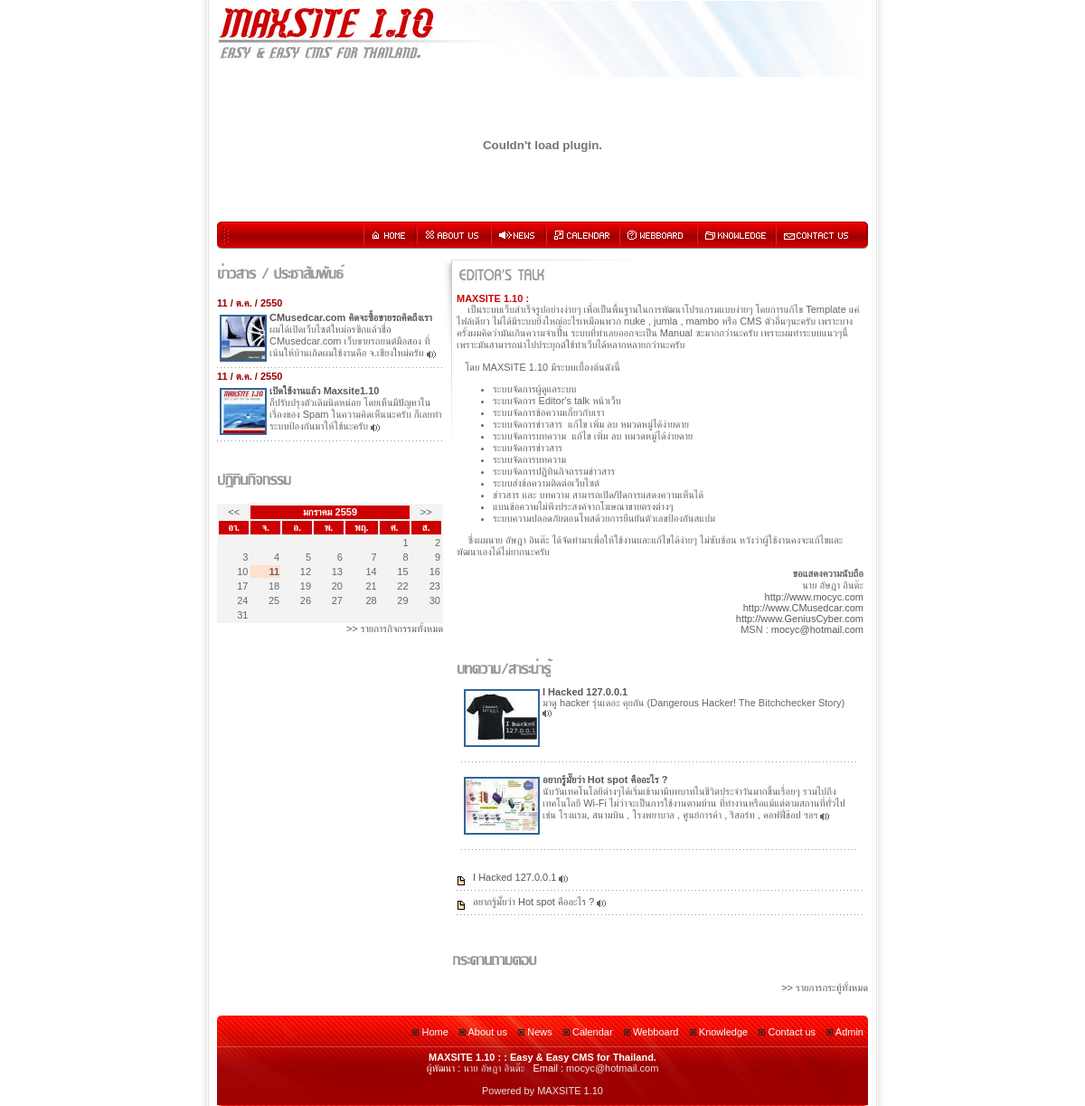
The page / on the database its author committed.
### tables this page shows
CREATE TABLE `web_news` (
  `id` int(11) NOT NULL auto_increment,
  `category` varchar(10) NOT NULL default '',
  `topic` varchar(255) NOT NULL default '',
  `headline` varchar(255) NOT NULL default '',
  `posted` varchar(100) NOT NULL default '',
  `post_date` varchar(50) NOT NULL default '',
  `update_date` varchar(50) NOT NULL default '',
  `enable_comment` tinyint(1) NOT NULL default '0',
  `pageview` int(11) NOT NULL default '0',
  PRIMARY KEY  (`id`),
  KEY `id` (`id`),
  KEY `category` (`category`)
);

CREATE TABLE `web_knowledge` (
  `id` int(11) NOT NULL auto_increment,
  `category` varchar(10) NOT NULL default '',
  `topic` varchar(255) NOT NULL default '',
  `headline` varchar(255) NOT NULL default '',
  `posted` varchar(100) NOT NULL default '',
  `post_date` varchar(50) NOT NULL default '',
  `update_date` varchar(50) NOT NULL default '',
  `enable_comment` tinyint(1) NOT NULL default '0',
  `pageview` int(11) NOT NULL default '0',
  PRIMARY KEY  (`id`),
  KEY `id` (`id`),
  KEY `category` (`category`)
);

### mainfile.php (called while the page is built, shortened)
<?
require_once("includes/class.mysql.php");
require_once("includes/array.in.php");
require_once("includes/class.calendar.php");
require_once("includes/function.in.php");
$db = New DB();
?>

### includes/class.mysql.php (called while the page is built, shortened)
<?
class DB{
	var $host = DB_HOST ;
	function connectdb($db_name="database",$user="username",$pwd="password"){
		$this->database = $db_name;
		$this->username = $user;
		$this->password = $pwd;
		$this->connect_db = mysql_connect ( $this->host, $this->username, $this->password ) or $this->_error();
		return true;
	}
    function select_query($sql="sql"){
        if ($res = mysql_query($sql)){
            return $res;
        }else{
            $this->_error();
            return false;
        }
    }
    function fetch($sql="sql"){
      if ($res = mysql_fetch_assoc($sql)){
            return $res;
        }else{
            return false;
        }
    }
}
?>

### includes/array.in.php (called while the page is built, shortened)
<?
$SHORT_MONTH = array(
"1" => "ม.ค.",
"2" => "ก.พ.",
"3" => "มี.ค.",
"4" => "เม.ย.",
"5" => "พ.ค.",
"6" => "มิ.ย.",
"7" => "ก.ค.",
"8" => "ส.ค.",
"9" => "ก.ย.",
"10" => "ต.ค.",
"11" => "พ.ย.",
"12" => "ธ.ค."
);
?>

### includes/function.in.php (called while the page is built, shortened)
<?
function ThaiTimeConvert($timestamp="",$full="",$showtime=""){
	global $SHORT_MONTH, $FULL_MONTH, $DAY_SHORT_TEXT, $DAY_FULL_TEXT;
	$day = date("l",$timestamp);
	$month = date("n",$timestamp);
	$year = date("Y",$timestamp);
	$time = date("H:i:s",$timestamp);
	$times = date("H:i",$timestamp);
	if($full){
		$ThaiText = $DAY_FULL_TEXT[$day]." ที่ ".date("j",$timestamp)." เดือน ".$FULL_MONTH[$month]." พ.ศ.".($year+543) ;
	}else{
		$ThaiText = date("j",$timestamp)." / ".$SHORT_MONTH[$month]." / ".($year+543);
	}
	if($showtime == "1"){
		return $ThaiText." เวลา ".$time;
	}else if($showtime == "2"){
		$ThaiText = date("j",$timestamp)." ".$SHORT_MONTH[$month]." ".($year+543);
		return $ThaiText." : ".$times;
	}else{
		return $ThaiText;
	}
}
?>

### modules/index/index.php (the view, shortened to what this page needs)
    <TABLE cellSpacing=0 cellPadding=0 width=720 border=0>
      <TBODY>
        <TR>
          <TD width="250" vAlign=top>
		  <IMG SRC="images/menu/textmenu_news.gif" BORDER="0"><BR><BR>
				<TABLE width="250" align=top cellSpacing=0 cellPadding=0 border=0>
<?
$db->connectdb(DB_NAME,DB_USERNAME,DB_PASSWORD);
$res[news] = $db->select_query("SELECT * FROM ".TB_NEWS." ORDER BY id DESC LIMIT 5 ");
while($arr[news] = $db->fetch($res[news])){
	if($arr[news][enable_comment]){
		$CommentIcon = " <IMG SRC=\"images/icon/suggest.gif\" WIDTH=\"13\" HEIGHT=\"9\" BORDER=\"0\" ALIGN=\"absmiddle\">";
	}else{
		$CommentIcon = "";
	}
?>
				<TR>
					<TD><FONT COLOR="#990000"><B>
					<?= ThaiTimeConvert($arr[news][post_date],"","");?>
					</B></FONT></TD>
				</TR>
				<TR><TD height="3" ></TD></TR>
				<TR>
					<TD>
					<A HREF="?name=news&file=readnews&id=<?=$arr[news][id];?>" target="_blank">
					<IMG SRC="newsicon/<?=$arr[news][post_date];?>.jpg" WIDTH="48" HEIGHT="48" BORDER="0" ALIGN="left" class="topicicon" style="filter:alpha(opacity=100)" onMouseover="makevisible(this,1)" onMouseout="makevisible(this,0)"><B><?=$arr[news][topic];?></A></B>
					<BR><?=$arr[news][headline];?><?=$CommentIcon;?>
					</TD>
				</TR>
				<TR><TD height="3" ></TD></TR>
				<TR><TD height="1" class="dotline"></TD></TR>
				<TR><TD height="3" ></TD></TR>
<?
}
$db->closedb ();
?>
				</TABLE>
<BR><BR>
<IMG SRC="images/menu/textmenu_calendar.gif" BORDER="0"><BR><BR>
<?
 $d = getdate(time());
if ($month == "")
{
    $month = $d["mon"];
}
if ($year == "")
{
    $year = $d["year"];
}
$cal = new MyCalendar;
echo $cal->getMonthView($month, $year);
?>
<div align=right><A HREF="?name=calendar">&gt;&gt; รายการกิจกรรมทั้งหมด</A> </div>
		  </TD>
          <TD width="10" vAlign=top><IMG src="images/fader.gif" border=0></TD>
          <TD width="460" vAlign=top><IMG src="images/topfader.gif" border=0><BR>
		  <IMG SRC="images/menu/textmenu_welcome.gif" BORDER="0">
				<TABLE width=100% cellSpacing=5 cellPadding=0 border=0>
				<TR>
					<TD>
<?
$FileEditorTalk = "editortalk/editortalk.html";
$FileEditorTalkOpen = @fopen($FileEditorTalk, "r");
$EditorTalkContent = @fread ($FileEditorTalkOpen, @filesize($FileEditorTalk));
$EditorTalkContent = stripslashes($EditorTalkContent);
echo $EditorTalkContent;
?>
					</TD>
				</TR>
				</TABLE>
				<BR>
				<TABLE width="100%" align=top cellSpacing=5 cellPadding=0 border=0>
				<TR>
					<TD valign=top>
							<IMG SRC="images/menu/textmenu_knowledge.gif" BORDER="0">
							<TABLE width="100%" align=top cellSpacing=5 cellPadding=0 border=0>
<?
$db->connectdb(DB_NAME,DB_USERNAME,DB_PASSWORD);
$res[knowledge] = $db->select_query("SELECT * FROM ".TB_KNOWLEDGE." ORDER BY id DESC LIMIT 2 ");
while($arr[knowledge] = $db->fetch($res[knowledge])){
?>
							<TR>
								<TD>
								<A HREF="?name=knowledge&file=readknowledge&id=<?=$arr[knowledge][id];?>" target="_blank"><IMG SRC="knowledgeicon/<?=$arr[knowledge][post_date];?>.jpg" BORDER="0" ALIGN="left" class="topicicon" style="filter:alpha(opacity=100)" onMouseover="makevisible(this,1)" onMouseout="makevisible(this,0)"> <B><?=$arr[knowledge][topic];?></B></A>
								<BR><?=$arr[knowledge][headline];?> <?if($arr[knowledge][enable_comment]){echo " <IMG SRC=\"images/icon/suggest.gif\" WIDTH=\"13\" HEIGHT=\"9\" BORDER=\"0\" ALIGN=\"absmiddle\">";}else{};?>
								</TD>
							</TR>
							<TR><TD height="3" ></TD></TR>
							<TR><TD height="1" class="dotline"></TD></TR>
							<TR><TD height="3" ></TD></TR>
<?
}
$db->closedb ();
?>
							</TABLE>
					</TD>
				</TR>
				</TABLE>
				<TABLE width="100%" align=top cellSpacing=5 cellPadding=0 border=0>
<?
$db->connectdb(DB_NAME,DB_USERNAME,DB_PASSWORD);
$res[knowledge] = $db->select_query("SELECT * FROM ".TB_KNOWLEDGE." ORDER BY rand() LIMIT 5 ");
while($arr[knowledge] = $db->fetch($res[knowledge])){
?>
				<TR>
					<TD>
					<IMG SRC="images/icon/icon_page.gif" BORDER="0" ALIGN="absmiddle"> <A HREF="?name=knowledge&file=readknowledge&id=<?=$arr[knowledge][id];?>" target="_blank"><?=$arr[knowledge][topic];?></A> <?if($arr[knowledge][enable_comment]){echo " <IMG SRC=\"images/icon/suggest.gif\" WIDTH=\"13\" HEIGHT=\"9\" BORDER=\"0\" ALIGN=\"absmiddle\">";}else{};?>
					</TD>
				</TR>
				<TR><TD height="1" class="dotline"></TD></TR>
<?
}
?>
				</TABLE>
				<BR><BR>
				<IMG SRC="images/menu/textmenu_webboard.gif" BORDER="0">
				<TABLE width="100%" align=top cellSpacing=5 cellPadding=0 border=0>
				</TABLE>
				<div align=right><A HREF="?name=webboard">&gt;&gt; รายการกระทู้ทั้งหมด</A> </div>
				<BR><BR>
		  </TD>
        </TR>
      </TBODY>
    </TABLE>

### rows shown on the page
web_news: post_date "11 / ต.ค. / 2550", shows a picture, topic "CMusedcar.com คิดจะซื้อขายรถคิดถึงเรา", headline "ผมได้เปิดเว็บไซต์ใหม่อรฃีกแล้วชื่อ CMusedcar.com เว็บขายรถยนต์มือสอง ที่เน้นให้บ้านเกิดผมใช้งานคือ จ.เชียงใหม่ครับ", enable_comment 1 (drawn)
web_news: post_date "11 / ต.ค. / 2550", shows a picture, topic "เปิดใช้งานแล้ว Maxsite1.10", headline "ก็ปรับปรุงตัวเดิมนิดหน่อย โดยเห็นมีปัญหาในเรื่องของ Spam ในความคิดเห็นนะครับ ก็เลยทำระบบป้องกันมาให้ใช้นะครับ", enable_comment 1 (drawn)
web_knowledge: shows a picture, topic "I Hacked 127.0.0.1", headline "มาดู hacker รุ่นเดอะ คุยกัน (Dangerous Hacker! The Bitchchecker Story)", enable_comment 1 (drawn)
web_knowledge: shows a picture, topic "อยากรู้มั๊ยว่า Hot spot คืออะไร ?", headline "นับวันเทคโนโลยีต่างๆได้เริ่มเข้ามามีบทบาทในชีวิตประจำวันมากขึ้นเรื่อยๆ รวมไปถึงเทคโนโลยี Wi-Fi ไม่ว่าจะเป็นการใช้งานตามบ้าน ที่ทำงานหรือแม้แต่ตามสถานที่ทั่วไป เช่น โรงแรม, สนามบิน , โรงพยาบาล , ศูนย์การค้า , รีสอร์ท , คอฟฟี่ช๊อป ฯลฯ", enable_comment 1 (drawn)

### other values the page prints
$header "มกราคม 2559"
$this->dayNames[($this->startDay)%7] "อา."
$this->dayNames[($this->startDay+1)%7] "จ."
$this->dayNames[($this->startDay+2)%7] "อ."
$this->dayNames[($this->startDay+3)%7] "พ."
$this->dayNames[($this->startDay+4)%7] "พฤ."
$this->dayNames[($this->startDay+5)%7] "ศ."
$this->dayNames[($this->startDay+6)%7] "ส."
_SCRIPT "MAXSITE"
_VERSION "1.10"
